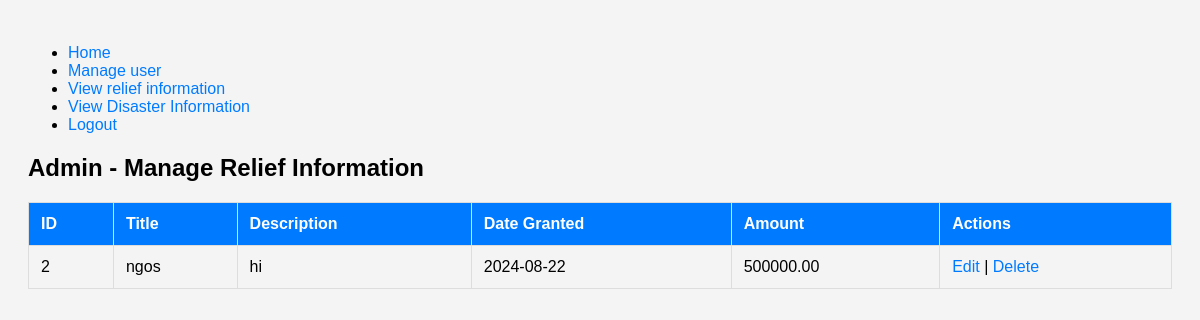
The app's page /admin/manage_relief_info.php with its own data.
### tables this page shows
CREATE TABLE `reliefinformation` (
  `ReliefID` int(11) NOT NULL,
  `Title` varchar(255) NOT NULL,
  `description` text DEFAULT NULL,
  `date_granted` date DEFAULT NULL,
  `Amount` decimal(10,2) DEFAULT NULL
);

### admin/manage_relief_info.php (the view, shortened to what this page needs)
<?php
$host = 'localhost';
$db   = 'disaster_db';
$user = 'root';
$pass = '';
$conn = new mysqli($host, $user, $pass, $db);
$query = "SELECT ReliefID, Title, description, date_granted, Amount FROM Reliefinformation";
$result = $conn->query($query);
?>
<!DOCTYPE html>
<html lang="en">
<head>
</head>
<body>
<?php
include('navbar.php');
?>
<h2>Admin - Manage Relief Information</h2>
<table>
    <tr>
        <th>ID</th>
        <th>Title</th>
        <th>Description</th>
        <th>Date Granted</th>
        <th>Amount</th>
        <th>Actions</th>
    </tr>
    <?php if ($result->num_rows > 0): ?>
        <?php while ($row = $result->fetch_assoc()): ?>
        <tr>
            <td><?php echo htmlspecialchars($row['ReliefID']); ?></td>
            <td><?php echo htmlspecialchars($row['Title']); ?></td>
            <td><?php echo htmlspecialchars($row['description']); ?></td>
            <td><?php echo htmlspecialchars($row['date_granted']); ?></td>
            <td><?php echo htmlspecialchars($row['Amount']); ?></td>
            <td>
                <a href="edit_relief_info.php?id=<?php echo $row['ReliefID']; ?>">Edit</a> |
                <a href="manage_relief_info.php?delete=<?php echo $row['ReliefID']; ?>" onclick="return confirm('Are you sure you want to delete this relief information?');">Delete</a>
            </td>
        </tr>
        <?php endwhile; ?>
    <?php else: ?>
        <tr>
            <td colspan="6">No relief information found.</td>
        </tr>
    <?php endif; ?>
</table>
</body>
</html>

### admin/manage_relief_info.php (style rules this page uses)
body { font-family: Arial, sans-serif; background-color: #f4f4f4; padding: 20px; }
table { width: 100%; border-collapse: collapse; }
table, th, td { border: 1px solid #ddd; }
th, td { padding: 12px; text-align: left; }
th { background-color: #007bff; color: white; }
a { color: #007bff; text-decoration: none; }

### records on screen
reliefinformation: ReliefID "2", Title "ngos", description "hi", date_granted "2024-08-22", Amount "500000.00"
